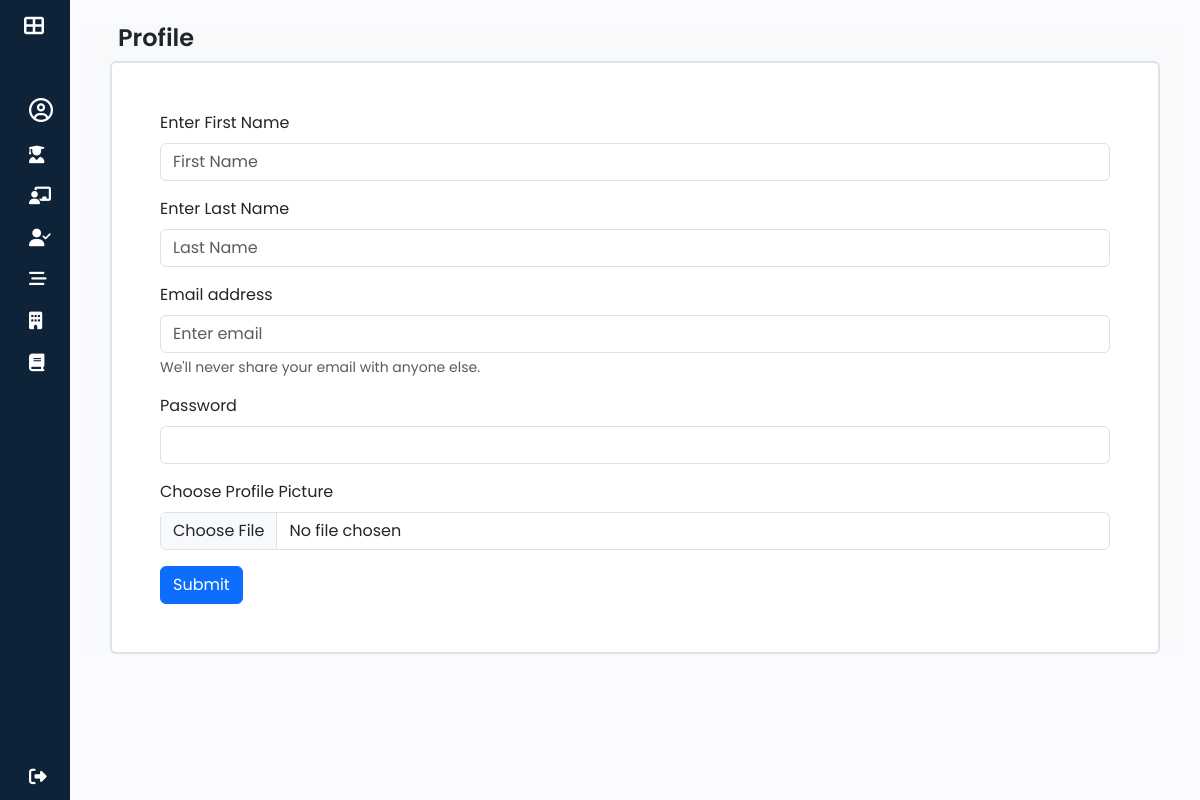
/profile/ (signed in), run on an earlier commit of the app's database.
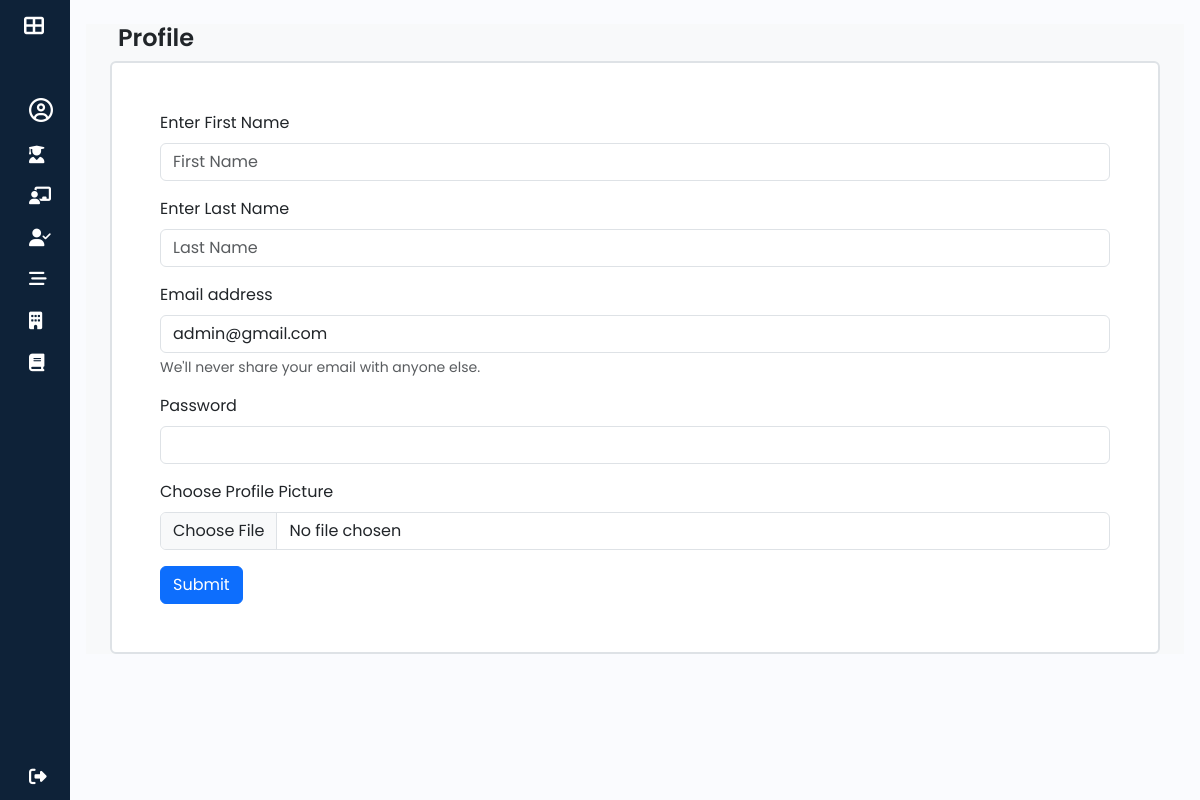
And on a later commit of the database.
### attendance/models.py (models this page shows, shortened)
class User(AbstractUser):
    USER_TYPE = [
        ('ADMIN', 'Admin'),
        ('STUDENT','student'),
        ('TEACHER','teacher'),
    ]
    user_type = models.CharField(max_length=25,choices = USER_TYPE,default='STUDENT',null=False,blank=False)
    profile_pic = models.ImageField(upload_to='profile_pics/',null=True,blank=True)
    groups = models.ManyToManyField(
        Group,
        related_name="custom_user_groups",  # Avoids conflict with auth.User.groups
        blank=True
    )
    user_permissions = models.ManyToManyField(
        Permission,
        related_name="custom_user_permissions",  # Avoids conflict with auth.User.user_permissions
        blank=True
    )

### ITP_STU_ATTENDANCE/views.py (the view, shortened to what this page needs)
# urls.py: path('profile/',views.profile,name='profile'),
def profile(request):
    data = User.objects.get(id=request.user.id)
    return render(request, 'profile.html',{'data':data})

### templates/profile.html (shortened to what this page needs)
{% extends "base.html" %}
{% block content %}
<section class="container-fluid bg-light" id='main-content'>
    <section class="container">
        <h1 class="m-2">Profile</h1>
        <div class="content bg-white p-5 my-auto border border-2 rounded">
            <form method="POST" enctype="multipart/form-data">
                <div class="mb-3">
                    <label for="FirstName" class="form-label">Enter First Name</label>
                    <input type="text" class="form-control" id="FirstName" name="FirstName" placeholder="First Name" value="{{data.first_name}}">
                </div>
                <div class="mb-3">
                    <label for="LastName" class="form-label">Enter Last Name</label>
                    <input type="text" class="form-control" id="LastName" name="LastName" placeholder="Last Name" value="{{data.last_name}}">
                </div>
                <div class="mb-3">
                  <label for="Email" class="form-label">Email address</label>
                  <input type="email" class="form-control" id="Email" name="Email" aria-describedby="emailHelp" placeholder="Enter email" value="{{data.email}}">
                  <div id="emailHelp" class="form-text">We'll never share your email with anyone else.</div>
                </div>
                <div class="mb-3">
                  <label for="Password" class="form-label">Password</label>
                  <input type="password" class="form-control" id="Password" name="Password">
                </div>
                <div class="mb-3">
                    <label for="formFile" class="form-label">Choose Profile Picture</label>
                    <input class="form-control" type="file" id="formFile" name="ProfilePicture">
                </div>
                <button type="submit" class="btn btn-primary">Submit</button>
              </form>
        </div>
    </section>
</section>
{% endblock %}

What changed in the data, as far as the page shows it:
now on this page (row edited): User: Email "admin@gmail.com"
